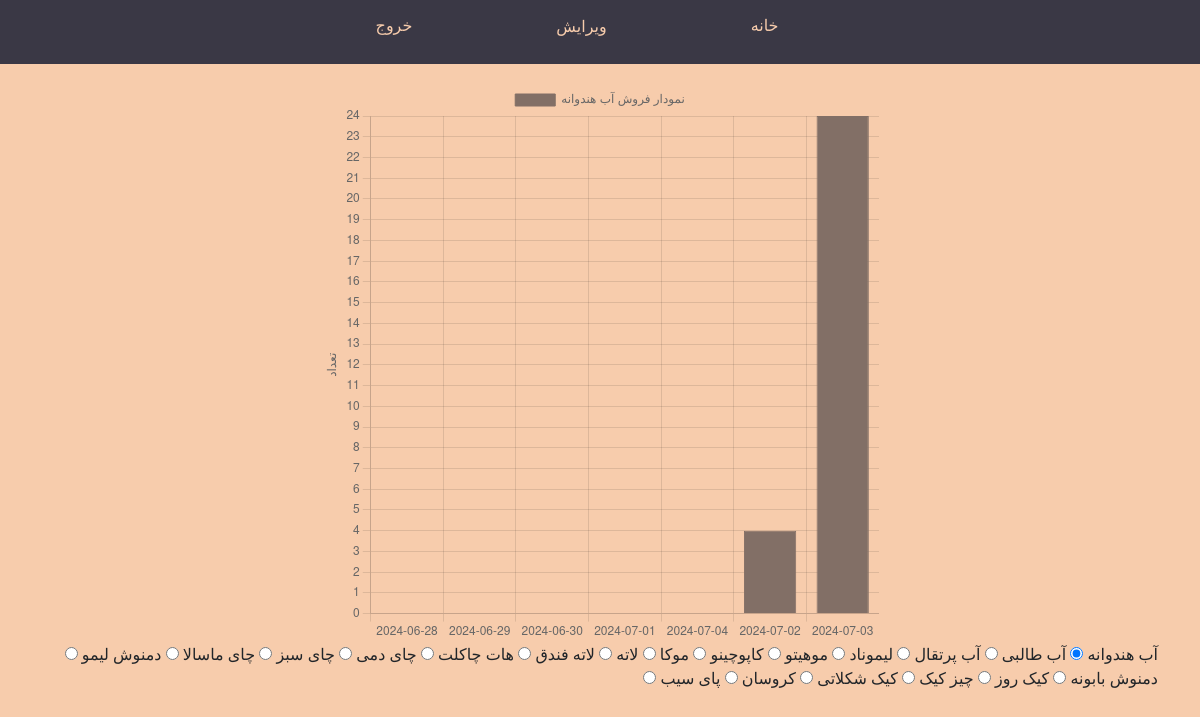
The app's page /myadmin/ with its own data.
### accounts/models.py (models this page shows, shortened)
class Product(models.Model):
    name = models.CharField(max_length=100)
    price = models.IntegerField()
    image = models.ImageField(upload_to="product/", blank=True, null=True)
    category = models.ForeignKey(
        Category,
        on_delete=models.CASCADE,
        related_name="products",
        blank=True,
        null=True,
    )
    ingredients = models.ManyToManyField("Storage", through="ProductIngredient")

### accounts/views.py (the view)
# urls.py: path("myadmin/", views.admin_view, name="myadmin"),
def admin_view(request):
    CHART_DAYFRAME = 7
    chart_data = [
        {
            "slug": product.pk,
            "name": product.name,
            "labels": list(
                CartItem.get_sale_in_dayframe(product, CHART_DAYFRAME).keys()
            ),
            "vals": list(CartItem.get_sale_in_dayframe(product, CHART_DAYFRAME).values()),
        }
        for product in Product.objects.all()
    ]
    return render(request, "accounts/admin.html", {"chart_data": chart_data})

### accounts/models.py (called while the page is built)
    @classmethod
    def get_sale_in_dayframe(cls, product, dayframe):
        sales = (
            cls.objects.filter(
                product=product,
                cart__purchased__gte=timezone.now() - timedelta(days=dayframe),
            )
            .values("cart__purchased__date")
            .annotate(total_sales=Sum("quantity"))
            .order_by("-cart__purchased__date")
            .values("cart__purchased__date", "total_sales")
        )
        sales_dict = OrderedDict([
            (sale["cart__purchased__date"].isoformat(), sale["total_sales"])
            for sale in sales
        ])
        for i in range(dayframe):
            date = (timezone.now() - timedelta(days=i)).date().isoformat()
            if date not in sales_dict:
                sales_dict[date] = 0
        return OrderedDict(reversed(list(sales_dict.items())))

### accounts/templates/accounts/admin.html (shortened to what this page needs)
<!DOCTYPE html>
<html lang="fa" dir="rtl">
<head>
    <link href='https://unpkg.com/css.gg@2.0.0/icons/css/enter.css' rel='stylesheet'>
    <link href='https://unpkg.com/css.gg@2.0.0/icons/css/shopping-cart.css' rel='stylesheet'>
    <link href='https://unpkg.com/css.gg@2.0.0/icons/css/check-r.css' rel='stylesheet'>
    <link href='https://unpkg.com/css.gg@2.0.0/icons/css/menu.css' rel='stylesheet'>
    <link href='https://unpkg.com/css.gg@2.0.0/icons/css/home-alt.css' rel='stylesheet'>
    <link href="https://cdn.jsdelivr.net/npm/bootstrap@5.3.3/dist/css/bootstrap.min.css" rel="stylesheet">
    <link href="https://getbootstrap.com/docs/5.3/assets/css/docs.css" rel="stylesheet">
</head>
<body>
    <div class="navbar lalezar-regular">
        <nav>
            <ul>
                <li>
                    <div class="icon-label"><a href="{% url 'home' %}" class="name" > خانه </a></div>
                </li>
                <li class="dropdown">
                    <div class="icon-label" id="item1"><button class="dropbtn" >ویرایش</button></div>
                </li>
                <li>
                    <div class="icon-label" id="item2"><a href="{% url 'logout' %}" class="name" style="margin-left: 100px;">خروج</a></div>
                </li>
            </ul>
        </nav>
    </div>
    <div class="container">
        <div>
            <div class="chart w-50 mx-auto">
                <canvas id="barChart" width="400" height="400"></canvas>
            </div>
            {% for data in chart_data %}
                <label for="{{ data.slug }}">{{ data.name }}</label>
                <input type="radio" name="chart_dataset" id="{{ data.slug }}" value="{{ data.slug }}" {% if forloop.first %}checked{% endif %}>
            {% endfor %}
        </div>
    </div>
    <script>
        const chartData = JSON.parse(document.getElementById('sale_chart_data').textContent)
        const ctx = document.getElementById('barChart').getContext('2d');
        const barChart = new Chart(ctx, {
            type: 'bar',
            data: {
                labels: chartData[0].labels,
                datasets: [
                    {
                        label: `نمودار فروش ${chartData[0].name}`,
                        data: chartData[0].vals,
                        backgroundColor: [
                            'rgba(130, 111, 102)',
                        ],
                        borderColor: [
                            'rgba(130, 111, 102)',
                        ],
                        borderWidth: 1
                    }
                ]
            },
            options: {
                scales: {
                    y: {
                        beginAtZero: true,
                        ticks: {
                            stepSize: 1
                        },
                        title: {
                            display: true,
                            text: 'تعداد'
                        }
                    }
                }
            }
        });
        document.querySelectorAll("input[name='chart_dataset']").forEach((radio) => {
            radio.addEventListener('change', (e) => {
                const datasetIndex = chartData.findIndex((data) => data.slug === Number(e.target.value));
                barChart.data.labels = chartData[datasetIndex].labels;
                barChart.data.datasets[0].data = chartData[datasetIndex].vals;
                barChart.data.datasets[0].label = `نمودار فروش ${chartData[datasetIndex].name}`;
                barChart.update();
            });
        });
    </script>
</body>
</html>

### accounts/templates/accounts/admin.html (style rules this page uses)
body { background-color: #f7ccac; align-items: center; justify-content: center; }
.lalezar-regular { font-family: "Lalezar", system-ui; font-weight: 400; font-style: normal; }
nav ul { display: flex; }
li { list-style: none; margin-right: 130px; }
.icon-label { display: flex; align-items: center; color: #f7ccac; margin-top: 6px; }
.icon-label a { text-decoration: none; }
.navbar { display: flex; background-color:#3a3845; justify-content: center; margin-bottom: 20px; }
.name { color: #f7ccac; }
.dropdown { position: relative; margin-left: auto; }
.dropbtn { background-color: inherit; color: #f7ccac; border: none; outline: none; font-family: inherit;; }
.container { display: flex; align-items: center; justify-content: center; box-sizing: border-box; }

### records on screen
Product: name "آب هندوانه"
Product: name "آب طالبی"
Product: name "آب پرتقال"
Product: name "لیموناد"
Product: name "موهیتو"
Product: name "کاپوچینو"
Product: name "موکا"
Product: name "لاته"
Product: name "لاته فندق"
Product: name "هات چاکلت"
Product: name "چای دمی"
Product: name "چای سبز"
Product: name "چای ماسالا"
Product: name "دمنوش لیمو"
Product: name "دمنوش بابونه"
Product: name "کیک روز"
Product: name "چیز کیک"
Product: name "کیک شکلاتی"
Product: name "کروسان"
Product: name "پای سیب"
